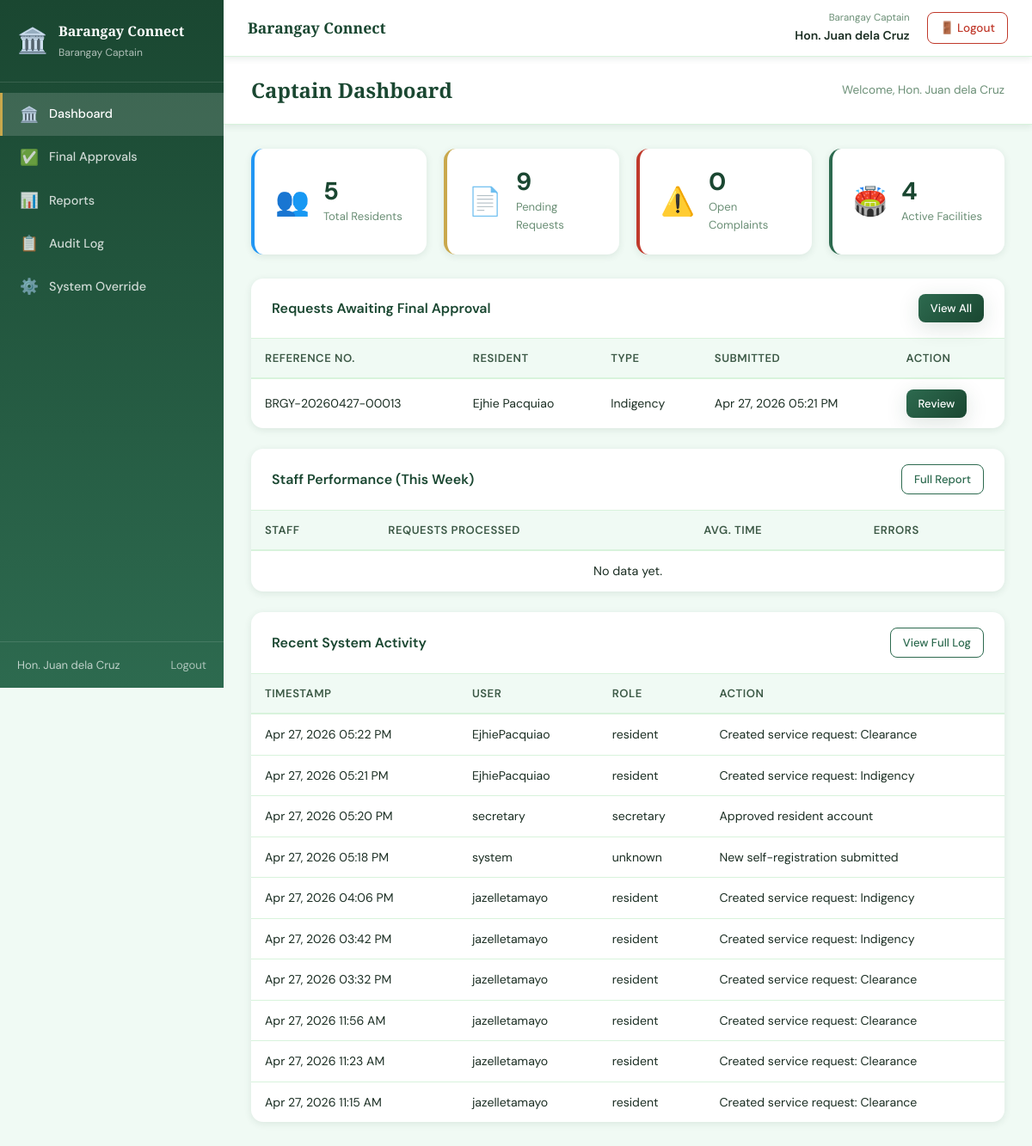
/captain/dashboard.php (signed in), run on an earlier commit of the app's database.
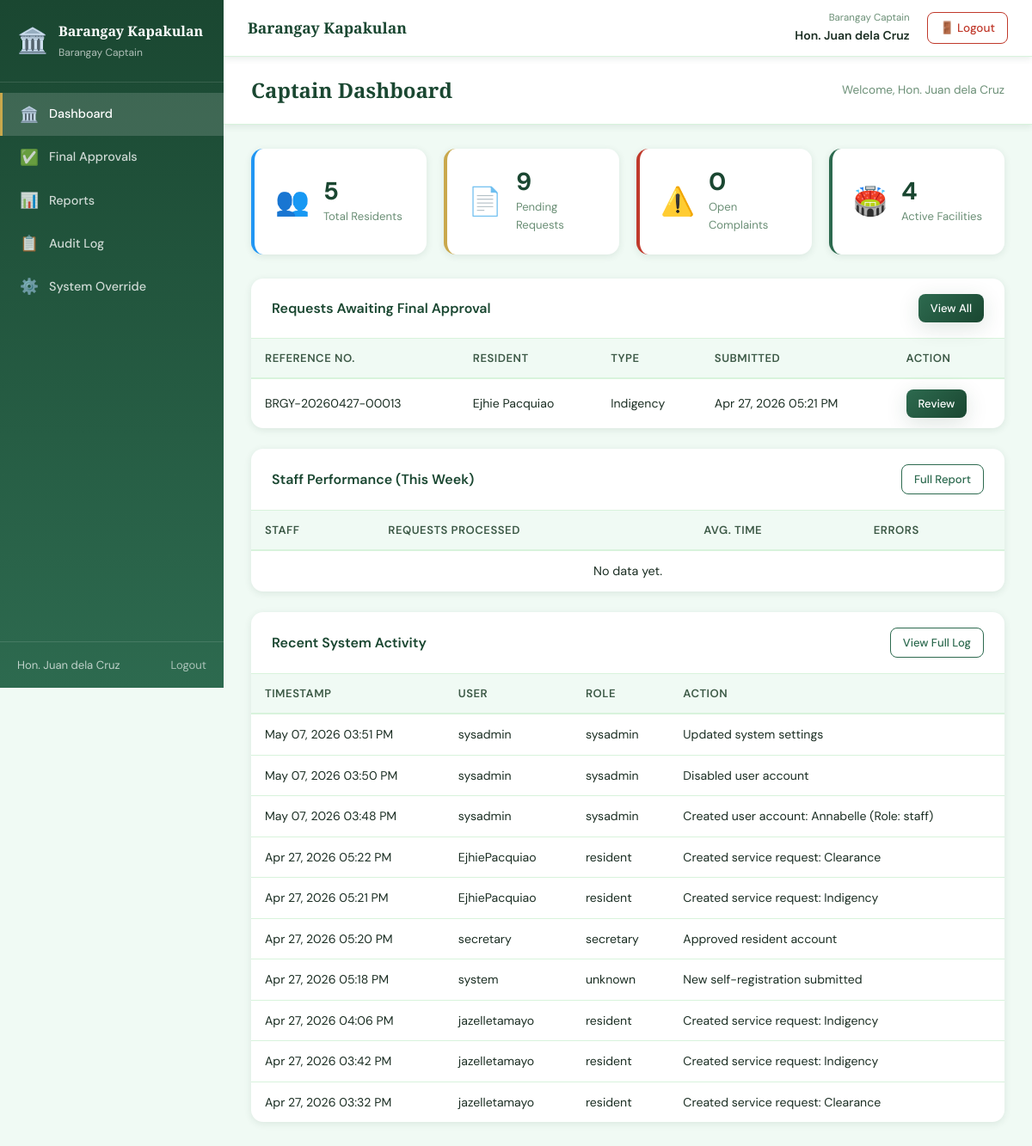
And on a later commit of the database.
### tables this page shows
CREATE TABLE `systemsettings` (
  `SettingKey` varchar(100) NOT NULL,
  `SettingValue` text NOT NULL
);

CREATE TABLE `servicerequest` (
  `RequestID` int(11) NOT NULL,
  `ReferenceNo` varchar(30) NOT NULL,
  `ResidentID` int(11) NOT NULL,
  `RequestType` enum('Clearance','Indigency','FacilityReservation','Complaint') NOT NULL,
  `Purpose` text DEFAULT NULL,
  `Status` enum('Pending','ForApproval','Approved','Prepared','Released','Rejected','Cancelled') DEFAULT 'Pending',
  `Remarks` text DEFAULT NULL,
  `ProcessedBy` int(11) DEFAULT NULL,
  `ProcessedAt` datetime DEFAULT NULL,
  `ReleasedBy` int(11) DEFAULT NULL,
  `ReleasedAt` datetime DEFAULT NULL,
  `CancelledBy` int(11) DEFAULT NULL,
  `CancelledAt` datetime DEFAULT NULL,
  `CancellationReason` text DEFAULT NULL,
  `CreatedBy` int(11) DEFAULT NULL,
  `CreatedAt` datetime DEFAULT current_timestamp(),
  `UpdatedAt` datetime DEFAULT current_timestamp() ON UPDATE current_timestamp(),
  `SecretaryNote` text DEFAULT NULL,
  `PreparedBy` int(11) DEFAULT NULL,
  `PreparedAt` datetime DEFAULT NULL
);

CREATE TABLE `auditlog` (
  `LogID` int(11) NOT NULL,
  `UserAccountID` int(11) DEFAULT NULL,
  `Username` varchar(100) DEFAULT NULL,
  `Role` varchar(50) DEFAULT NULL,
  `Action` varchar(255) NOT NULL,
  `RecordAffected` varchar(100) DEFAULT NULL,
  `IPAddress` varchar(45) DEFAULT NULL,
  `LoggedAt` datetime DEFAULT current_timestamp()
);

### config/settings.php (called while the page is built, shortened)
<?php
function load_settings(): array
{
    $defaults = [
        'barangay_name'    => 'Barangay Connect',
        'municipality'     => '',
        'contact'          => '',
        'email'            => '',
        'clearance_fee'    => '50.00',
        'maintenance_mode' => '0',
    ];
    try {
        $pdo = get_db();
        $stmt = $pdo->query("SELECT SettingKey, SettingValue FROM SystemSettings");
        $rows = [];
        while ($row = $stmt->fetch(PDO::FETCH_ASSOC)) {
            $rows[$row['SettingKey']] = $row['SettingValue'];
        }
        return array_merge($defaults, $rows);
    } catch (PDOException $e) {
        error_log('load_settings() error: ' . $e->getMessage());
        return $defaults;
    }
}
function get_setting($key, $default = null)
{
    static $settings = null;
    if ($settings === null) {
        $settings = load_settings();
    }
    return $settings[$key] ?? $default;
}

### captain/dashboard.php (the view, shortened to what the changed rows need)
<?php
$pdo = get_db();
$forApprovalRequests = $pdo->query(
    "SELECT sr.RequestID, sr.ReferenceNo, sr.RequestType,
            sr.CreatedAt, sr.Remarks,
            CONCAT(r.FirstName,' ',r.LastName) AS ResidentName
     FROM ServiceRequest sr
     JOIN Resident r ON sr.ResidentID = r.ResidentID
     WHERE sr.Status = 'ForApproval'
     ORDER BY sr.CreatedAt ASC
     LIMIT 10"
)->fetchAll(PDO::FETCH_ASSOC);
$recentActivity = $pdo->query(
    "SELECT LogID, Username, Role, Action, RecordAffected, LoggedAt
     FROM AuditLog
     ORDER BY LoggedAt DESC
     LIMIT 10"
)->fetchAll(PDO::FETCH_ASSOC);
include '../includes/header.php';
?>
<div class="app-layout">
    <?php include '../includes/sidebar.php'; ?>
    <main class="main-content">
        <?php include '../includes/navbar.php'; ?>
        <div class="page-header">
            <h1>Captain Dashboard</h1>
        </div>
        <div class="page-body">
            <div class="card">
                <table class="data-table">
                    <thead>
                        <tr>
                            <th>Reference No.</th>
                            <th>Resident</th>
                            <th>Type</th>
                            <th>Submitted</th>
                            <th>Action</th>
                        </tr>
                    </thead>
                    <tbody>
                        <?php if (empty($forApprovalRequests)): ?>
                            <tr>
                                <td colspan="5" class="empty-row">No escalated requests at this time.</td>
                            </tr>
                        <?php else: ?>
                            <?php foreach ($forApprovalRequests as $req): ?>
                                <tr>
                                    <td><?= htmlspecialchars($req['ReferenceNo']) ?></td>
                                    <td><?= htmlspecialchars($req['ResidentName']) ?></td>
                                    <td><?= htmlspecialchars($req['RequestType']) ?></td>
                                    <td><?= date('M d, Y h:i A', strtotime($req['CreatedAt'])) ?></td>
                                    <td>
                                        <a href="final_approvals.php?id=<?= $req['RequestID'] ?>"
                                           class="btn btn-small btn-primary">Review</a>
                                    </td>
                                </tr>
                            <?php endforeach; ?>
                        <?php endif; ?>
                    </tbody>
                </table>
            </div>
            <div class="card">
                <table class="data-table">
                    <thead>
                        <tr>
                            <th>Staff</th>
                            <th>Requests Processed</th>
                            <th>Avg. Time</th>
                            <th>Errors</th>
                        </tr>
                    </thead>
                </table>
            </div>
            <div class="card">
                <table class="data-table">
                    <thead>
                        <tr>
                            <th>Timestamp</th>
                            <th>User</th>
                            <th>Role</th>
                            <th>Action</th>
                        </tr>
                    </thead>
                    <tbody>
                        <?php if (empty($recentActivity)): ?>
                            <tr>
                                <td colspan="4" class="empty-row">No recent activity.</td>
                            </tr>
                        <?php else: ?>
                            <?php foreach ($recentActivity as $log): ?>
                                <tr>
                                    <td><?= date('M d, Y h:i A', strtotime($log['LoggedAt'])) ?></td>
                                    <td><?= htmlspecialchars($log['Username']) ?></td>
                                    <td><?= htmlspecialchars($log['Role']) ?></td>
                                    <td><?= htmlspecialchars($log['Action']) ?></td>
                                </tr>
                            <?php endforeach; ?>
                        <?php endif; ?>
                    </tbody>
                </table>
            </div>
        </div>
    </main>
</div>
<?php include '../includes/footer.php'; ?>

### includes/sidebar.php (shortened to what the changed rows need)
<?php
require_once __DIR__ . '/../config/settings.php';
$role    = $_SESSION['role'] ?? '';
$current = $_SERVER['PHP_SELF'];
function nav_link(string $href, string $icon, string $label, string $current): string
{
    $active = (strpos($current, basename($href)) !== false) ? 'active' : '';
    return "
        <a href=\"$href\" class=\"nav-link $active\">
            <span class=\"nav-icon\">$icon</span>
            $label
        </a>";
}
$role_labels = [
    'captain'   => 'Barangay Captain',
    'secretary' => 'Barangay Secretary',
    'staff'     => 'Barangay Staff',
    'sysadmin'  => 'System Administrator',
    'resident'  => 'Resident',
];
?>
<aside class="sidebar">
    <div class="sidebar-brand">
        <div>
            <div class="brand-name"><?= htmlspecialchars(get_setting('barangay_name', 'Barangay Connect')) ?></div>
            <div class="brand-role">
                <?= htmlspecialchars($role_labels[$role] ?? 'User') ?>
            </div>
        </div>
    </div>
    <nav class="sidebar-nav">
        <?php foreach ($menus[$role] ?? [] as $item): ?>
            <?= nav_link($item['href'], $item['icon'], $item['label'], $current) ?>
        <?php endforeach; ?>
    </nav>
</aside>

### includes/navbar.php (shortened to what the changed rows need)
<?php
require_once __DIR__ . '/../config/settings.php';
$brgy_name    = get_setting('barangay_name', 'Barangay Connect');
?>
<nav class="topnav">
    <div class="topnav-left">
        <span class="topnav-title"><?= htmlspecialchars($brgy_name) ?></span>
    </div>
</nav>

What changed in the data, as far as the page shows it:
no longer on this page (row unchanged): systemsettings: SettingKey "Barangay Connect"
no longer on this page (row unchanged): auditlog: LoggedAt "Apr 27, 2026 11:56 AM", Username "jazelletamayo", Role "resident", Action "Created service request: Clearance"
no longer on this page (row unchanged): auditlog: LoggedAt "Apr 27, 2026 11:23 AM", Username "jazelletamayo", Role "resident", Action "Created service request: Clearance"
no longer on this page (row unchanged): auditlog: LoggedAt "Apr 27, 2026 11:15 AM", Username "jazelletamayo", Role "resident", Action "Created service request: Clearance"
added auditlog: LoggedAt "May 07, 2026 03:51 PM", Username "sysadmin", Role "sysadmin", Action "Updated system settings"
added auditlog: LoggedAt "May 07, 2026 03:50 PM", Username "sysadmin", Role "sysadmin", Action "Disabled user account"
added auditlog: LoggedAt "May 07, 2026 03:48 PM", Username "sysadmin", Role "sysadmin", Action "Created user account: Annabelle (Role: staff)"
Also different on the page:
get_setting('barangay_name', 'Barangay Connect'): (not shown) → "Barangay Kapakulan"
$brgy_name: (not shown) → "Barangay Kapakulan"
